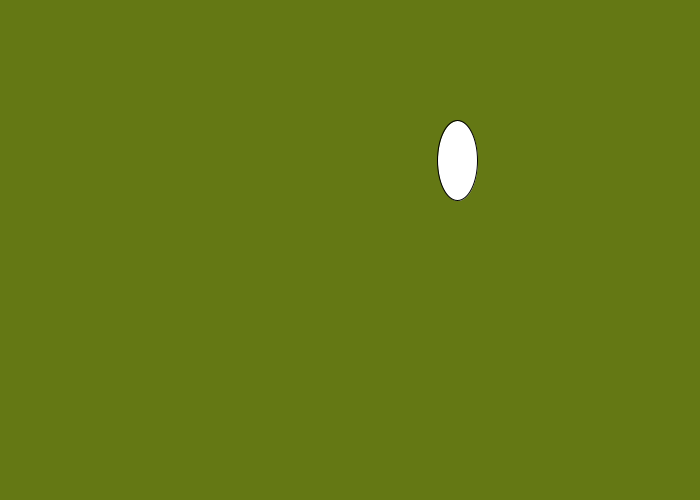
Frame 1 (no input)
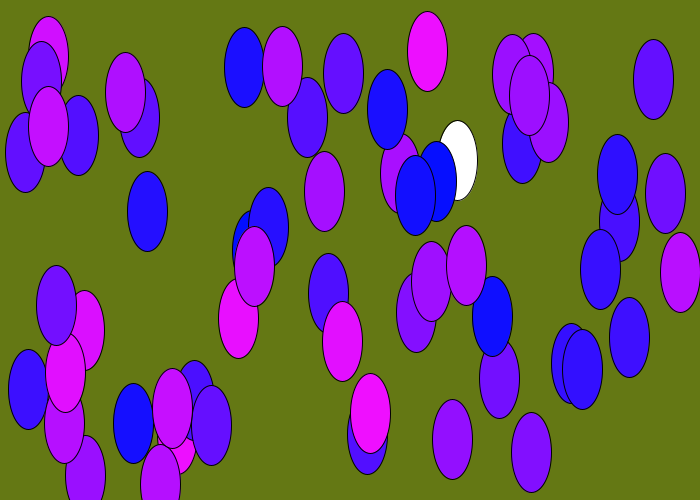
Frame 60 (the mouse pressed at the canvas centre just before this capture)
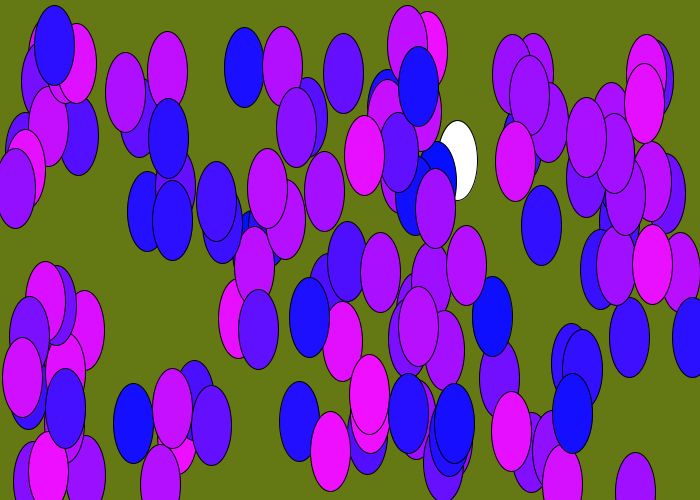
Frame 120 (the mouse held since frame 60 and released just before this capture)

The Processing sketch that drew these frames (run headless with seeded random() and noise(); from frame 60 on, the mouse is pressed at the canvas centre):

// Processing sketch: exp15
// ── exp15.pde
void setup()
{
  size(700, 500);
  background(100, 120, 20);
}

void draw()
{
  //ellipse( x, y,
  ellipse( random(15, width), random(42, height), 40, 80);
  fill( random(250), 15, 450);
}
